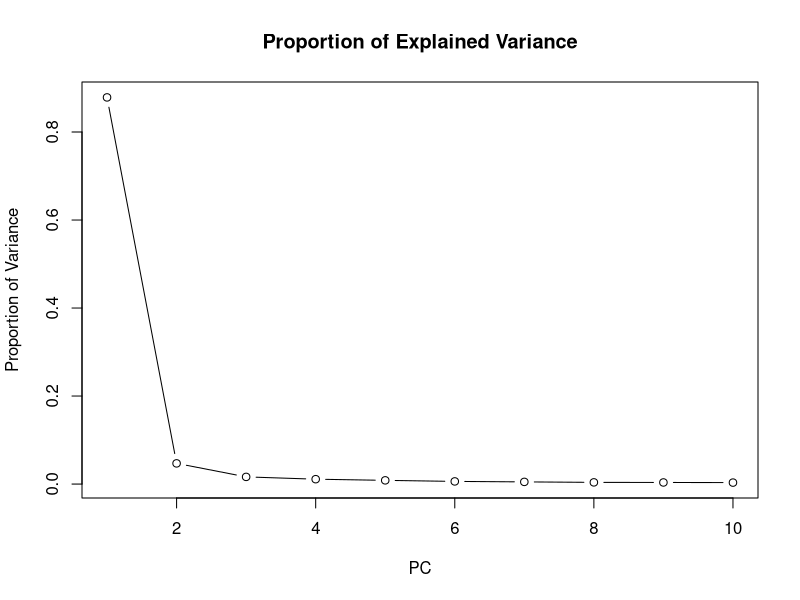
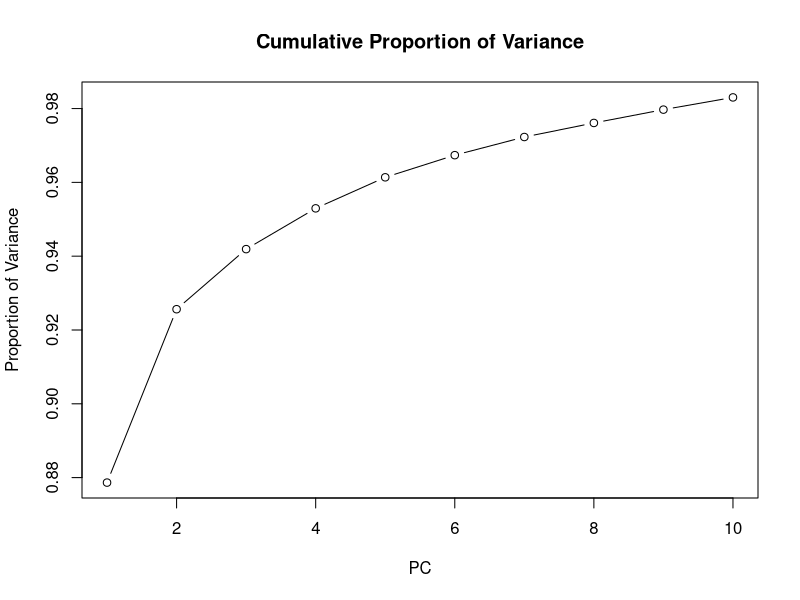
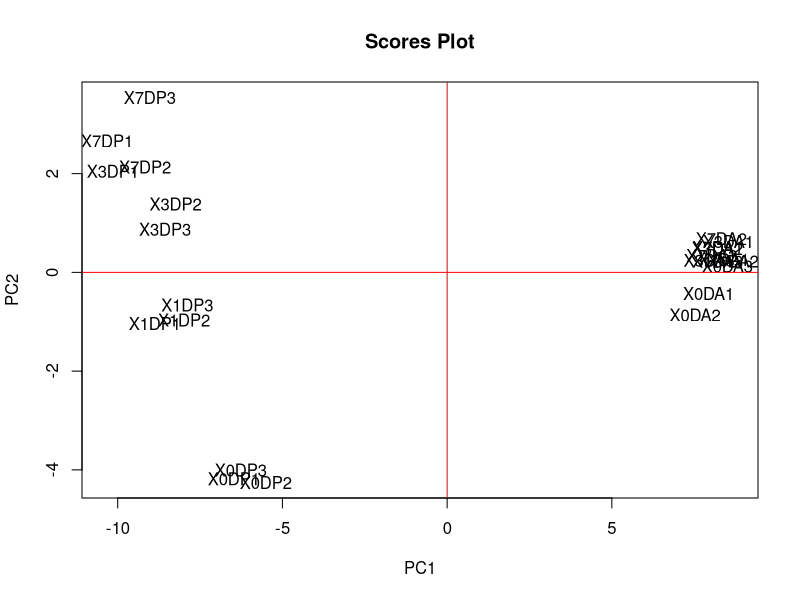
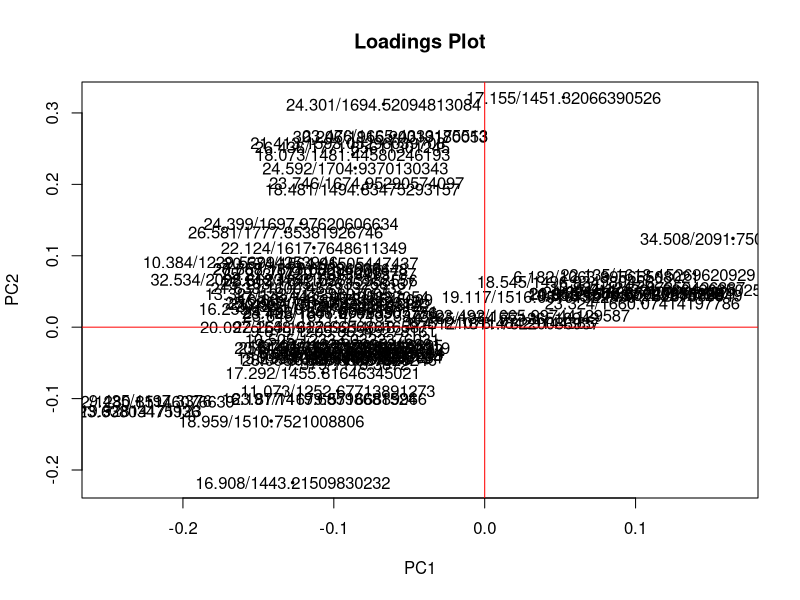
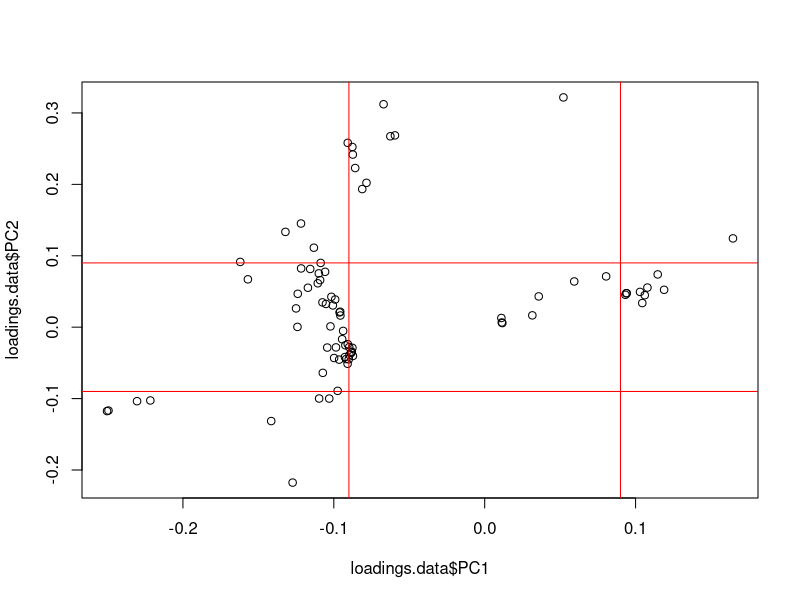
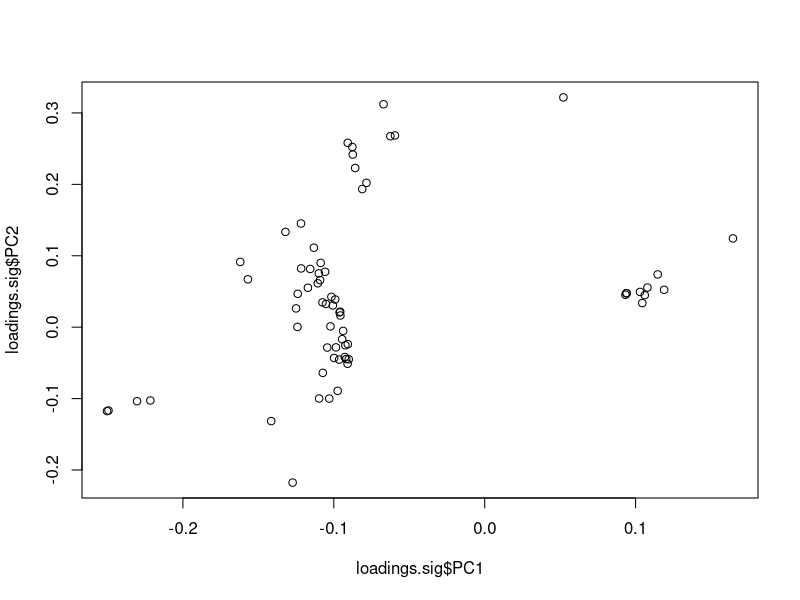

Here is the R script that generated these plots, in order:
#############################################################
# Principal Component Analysis (PCA) in R
#############################################################


# Set working directory
#setwd("D:/telework transfer files/R project GC-MSExample  Beck 2021 vs2")

# Import data
dat1 <- read.csv("DataFormatted.csv", header=T, row.names=1,) 
dat1[1:6,1:4]  # look at the first few rows

#ck the structure of the data frame needs to be num
str(dat1)

# Replace zeroes with a small value
# note if the whole row is zeroes remove from data frame

# This function will find the minimum value greater than zero 
# and divide that value by two
replacezero = function(x) "[<-"(x, !x | is.na(x), min(x[x > 0], na.rm = TRUE) / 2)

# Apply function across rows
dat2 <- as.data.frame(t(apply(dat1, 1, replacezero)))
dat2[1:6,1:4]  # look at the first few rows

# Log transform the data (base 2 log)
logdata <- log(dat2, 2)

# Function for pareto scaling
paretoscale <- function(z) {
  rowmean <- apply(z, 1, mean) # row means
  rowsd <- apply(z, 1, sd)  # row standard deviation
  rowsqrtsd <- sqrt(rowsd) # sqrt of sd
  rv <- sweep(z, 1, rowmean,"-")  # mean center
  rv <- sweep(rv, 1, rowsqrtsd, "/")  # dividing by sqrtsd
  return(rv)
}

# Pareto scale log transformed data
logdata.pareto <- paretoscale(logdata)

# Run PCA (note use of "t" to transpose matrix)
pca <- prcomp(t(logdata.pareto), center=F, scale=F)

# Create a container called "results" for PCA results
results <- summary(pca)

results$importance  # summary table of explained variance
results$x           # scores matrix
results$rotation    # loadings matrix

# Make a simple scree plot
plot(results$importance[2,1:10], type="b", 
     main="Proportion of Explained Variance",
     xlab="PC", ylab="Proportion of Variance")

# Plot the cumulative proportion of variance
plot(results$importance[3,1:10], type="b", 
     main="Cumulative Proportion of Variance",
     xlab="PC", ylab="Proportion of Variance")

# Make a simple scores plot
plot(pca$x[,1], pca$x[,2], type='p', cex=0, pch=20, 
     main="Scores Plot", xlab="PC1", ylab="PC2")

# add text labels to data points
text(pca$x[,1], pca$x[,2], labels=rownames(pca$x), cex=1.0)
abline(h=0, v=0, col="red")

# Make a simple loadings plot (variance among variables)
plot(pca$rotation[,1], pca$rotation[,2], type='p', cex=0.5, pch=20, 
     main="Loadings Plot", xlab="PC1", ylab="PC2")

# add text labels for data points
text(pca$rotation[,1], pca$rotation[,2], labels=rownames(pca$rotation), cex=1.0)
abline(h=0, v=0, col="red")

# Extract PCA results into data frames

scree.data <- as.data.frame(results$importance)
score.data <- as.data.frame(results$x)
loadings.data <- as.data.frame(results$rotation)

# Save PCA results to file (we'll use later)
write.csv(scree.data, "pca_scree.csv")
write.csv(score.data, "pca_scores.csv")
write.csv(loadings.data, "pca_loadings.csv")

# Find important variables (Loadings)

plot(loadings.data$PC1, loadings.data$PC2)
abline(v=0.09, col="red")
abline(v=-0.09, col="red")
abline(h=0.09, col="red")
abline(h=-0.09, col="red")

# Make a new data frame with PC1, PC2, and PC3 loadings
loadings.PC1.PC2 <- loadings.data[,1:3]
loadings.PC1.PC2[1:6,1:3]  # look at the first few rows

# subset significant loadings
loadings.sig <- subset(loadings.PC1.PC2,
                       PC1 > 0.09 | PC1 < -0.09 |
                         PC2 > 0.09 | PC2 < -0.09)

# sanity check - plot the results
plot(loadings.sig$PC1, loadings.sig$PC2)

# Use the "ifelse" function to mark high loadings

# PC1 loadings
loadings.sig$pc1.change <-
  ifelse(loadings.sig$PC1 > 0.09,"UP",
         ifelse(loadings.sig$PC1 < -0.09,"DOWN",
                "none"))

# PC2 loadings
loadings.sig$pc2.change <-
  ifelse(loadings.sig$PC2 > 0.09,"UP",
         ifelse(loadings.sig$PC2 < -0.09,"DOWN",
                "none"))

# Number of signficant PC1 loadings
length(which(loadings.sig$pc1.change=="UP"))
length(which(loadings.sig$pc1.change=="DOWN"))
length(which(loadings.sig$pc1.change=="none"))

# Number of signficant PC2 loadings
length(which(loadings.sig$pc2.change=="UP"))
length(which(loadings.sig$pc2.change=="DOWN"))
length(which(loadings.sig$pc2.change=="none"))

# Write significant loadings to file for later use.
write.csv(loadings.sig, "sig_loadings.csv")

# Merge significant PC1 and PC2 loadings with raw data
# Note: use missing values corrected data
pca.sig.vars <- merge(dat2, loadings.sig, by="row.names")


# use the "arrange" function in the plyr package to order
library(plyr)
pca.sig.vars <- arrange(pca.sig.vars, pc1.change, pc2.change)

# Re-assign row names and delete "Row.names" column
row.names(pca.sig.vars) <- pca.sig.vars$Row.names
pca.sig.vars$Row.names <- NULL

# Write the results to file for later use.
write.csv(pca.sig.vars, "dat_sig_loadings.csv")

# end
